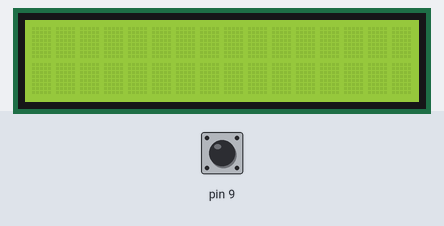
The sketch below on a simulated Arduino Uno, built with avr-gcc and run on an emulated ATmega328P. Shown: 16×2 character LCD. The test bench sets the inputs (shaded band); at power-on: pin 9 HIGH. Random numbers use the default seed unless the sketch sets one.

Above: at 1.3 s.
1.4 s: pin 9 pulled LOW for 3.2 s
At 5.3 s:
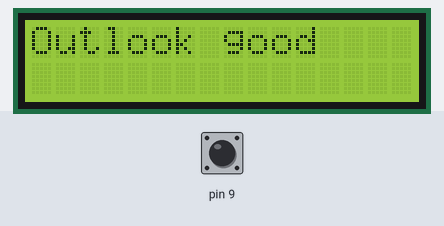
6.1 s: pin 9 pulled LOW for 0.15 s
At 7.2 s:
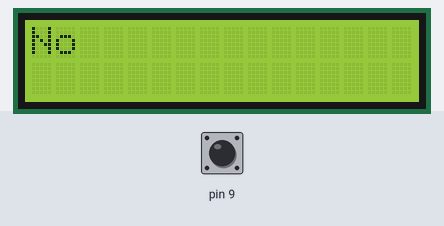
7.7 s: pin 9 pulled LOW for 1 s
At 9.6 s:
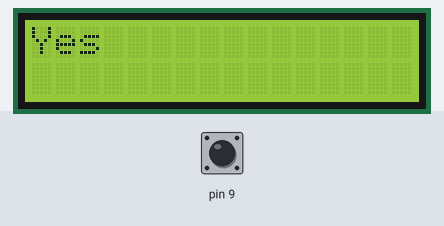
10.2 s: pin 9 pulled LOW for 0.15 s
At 10.6 s:
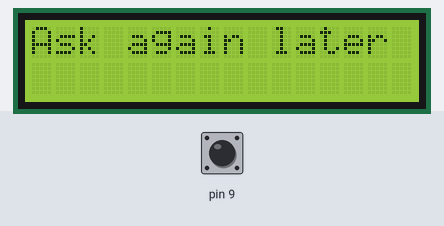
11.8 s: pin 9 pulled LOW for 1 s
At 14.0 s:
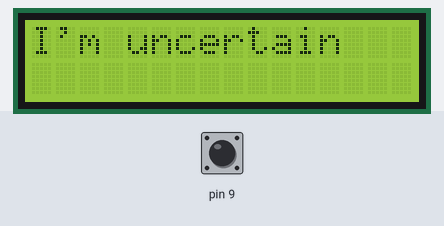
14.3 s: pin 9 pulled LOW for 3.2 s
At 18.7 s:
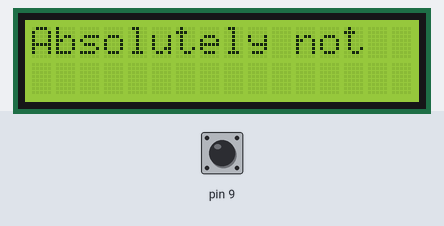
Timing chart, 0 to 20.0 s (numbered marks = the images above; inputs shaded):
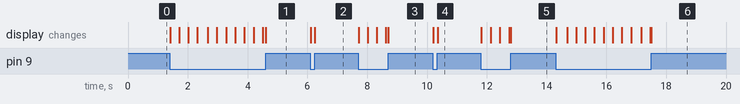

The sketch:

8ball.ino
```cpp
#include <Wire.h>
#include <LiquidCrystal_I2C.h>

LiquidCrystal_I2C lcd(0x3F,16,2);

String output;
int numberofphrases = 17;
String phrases[] ={"Ask again later", "It is certain", "Without a doubt", "Yes - definitely", "As I see it, yes", "Most likely", "Outlook good", "Yes", "My reply is no", "Very doubtful", "No", "Not a chance", "No way", "Absolutely not", "I doubt it", "Ask again", "I'm uncertain"};


void setup() {
  pinMode(9,INPUT_PULLUP);
  lcd.init();
  lcd.backlight();
  lcd.home();
  lcd.begin(16, 2);
  randomSeed(analogRead(A3));
}

void loop() {
  if(digitalRead(9)==0){
    lcd.clear();
    output = phrases[random(numberofphrases)];
    lcd.print(output);
  }

}
```

Measured:
- after the input at 1.4 s, the display: first changes at once (image 1 shows a later state)
- after the input at 6.1 s, the display: first changes at once (image 2 shows a later state)
- after the input at 7.7 s, the display: first changes at once (image 3 shows a later state)
- after the input at 10.2 s, the display: first changes at once (image 4 shows a later state)
- after the input at 11.8 s, the display: first changes at once (image 5 shows a later state)
- after the input at 14.3 s, the display: first changes at once (image 6 shows a later state)
